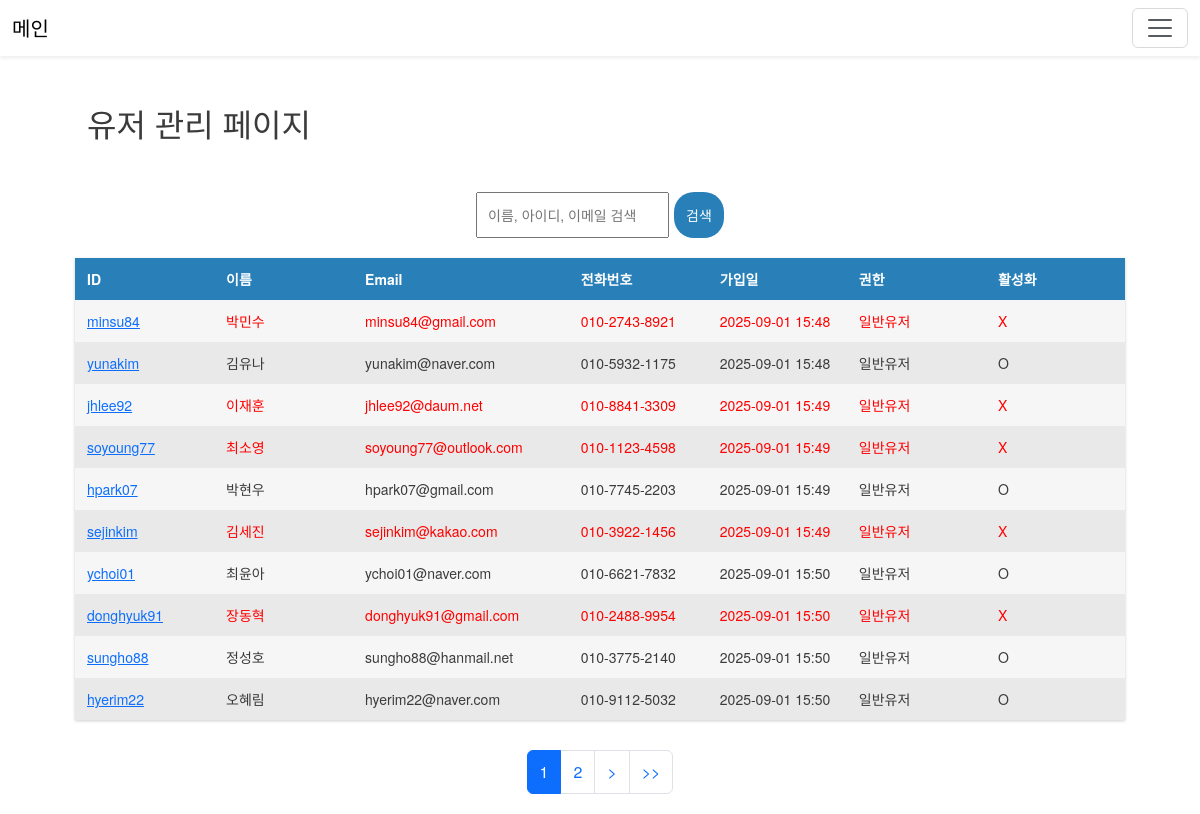
Page /accounts/admin_page/ (signed in) on the committed database.
### accounts/models.py (models this page shows, shortened)
class CustomUser(AbstractUser):
    email = models.EmailField(blank=True, null=True)
    phone = models.CharField(max_length=11)
    name = models.CharField(max_length=50)

### accounts/views.py (the view)
# urls.py: path("admin_page/", views.admin_page, name="admin_page"),
@staff_member_required(login_url="/accounts/login/")
def admin_page(request):
    query = request.GET.get("q", "")
    users = User.objects.all()
    if query:
        users = users.filter(
            Q(username__icontains=query) |
            Q(name__icontains=query) |
            Q(email__icontains=query)
       )
    paginator = Paginator(users, 10)  # 페이지당 10명
    page_number = request.GET.get("page")
    page_obj = paginator.get_page(page_number)
    current_page = page_obj.number
    total_pages = paginator.num_pages
    start_page = max(current_page - 2, 1)
    end_page = min(current_page + 2, total_pages)
    page_range = range(start_page, end_page + 1)
    return render(request, "accounts/admin_page.html", {
        "users": page_obj,     # 목록
        "page_obj": page_obj,  # 페이지네이션 UI용
        "page_range": page_range,
        "query": query,
    })

### second/templates/accounts/admin_page.html (shortened to what this page needs)
{% extends 'base.html' %}
{% load static %}
{% block extra_css %}
<link rel="stylesheet" href="{% static 'css/admin_page.css' %}">
{% endblock %}
{% block content %}
<div class="as">
    <div class="container mt-5">
        <h2>유저 관리 페이지</h2>
    </div>
    <div class="search-wrapper">
        <form method="get" class="search-form">
            <input type="text" name="q" value="{{ query }}" placeholder="이름, 아이디, 이메일 검색">
            <button class="btn11" type="submit">검색</button>
        </form>
    </div>
    <div id="table">
        <div class="row header blue">
            <div class="cell">
                ID
            </div>
            <div class="cell">
                이름
            </div>
            <div class="cell">
                Email
            </div>
            <div class="cell">
                전화번호
            </div>
            <div class="cell">
                가입일
            </div>
            <div class="cell">
                권한
            </div>
            <div class="cell">
                활성화
            </div>
        </div>
        {% for user in users %}
        <div class="row" {% if not user.is_active %} style="color: red" {% endif %}>
            <div class="cell">
                <a href="{% url 'profile_admin' user.id %}">{{ user.username|default:"-" }} </a>
            </div>
            <div class="cell">
                {{ user.name|default:"-" }}
            </div>
            <div class="cell">
                {{ user.email|default:"-" }}
            </div>
            <div class="cell">
                {{ user.phone|default:"-" }}
            </div>
            <div class="cell">
                {{ user.date_joined|date:"Y-m-d H:i"|default:"-" }}
            </div>
            <div class="cell">
                {% if user.is_staff %}
                관리자
                {% else %}
                일반유저
                {% endif %}
            </div>
            <div class="cell">{% if user.is_active %} O {% else %} X {% endif %}</div>
        </div>
        {% empty %}
        <div class="row">
            <div class="cell" colspan="5">
                등록된 사용자가 없습니다
            </div>
        </div>
        {% endfor %}
    </div>
    <br>
    <nav aria-label="Page navigation">
        <ul class="pagination justify-content-center">
            {% for num in page_range %}
            {% if page_obj.number == num %}
            <li class="page-item active"><span class="page-link">{{ num }}</span></li>
            {% else %}
            <li class="page-item"><a class="page-link" href="?page={{ num }}&q={{ query }}">{{ num }}</a></li>
            {% endif %}
            {% endfor %}
            {% if page_obj.has_next %}
            <li class="page-item">
                <a class="page-link" href="?page={{ page_obj.next_page_number }}&q={{ query }}">></a>
            </li>
            {% endif %}
            {% if page_obj.has_next %}
            <li class="page-item">
                <a class="page-link" href="?page={{ page_obj.paginator.num_pages }}&q={{ query }}">>></a>
            </li>
            {% endif %}
        </ul>
    </nav>
</div>
{% endblock %}

### second/templates/base.html (shortened to what this page needs)
<!DOCTYPE html>
<html lang="ko">
<head>
    {% load static %}
    <link rel="stylesheet" href="https://cdn.jsdelivr.net/npm/bootstrap@5.3.7/dist/css/bootstrap.min.css">
    {% block extra_css %}{% endblock %}
</head>
<body>
<nav class="navbar navbar-light bg-light bg-transparent shadow-sm">
    <div class="container-fluid">
        <a class="navbar-brand" href="/">메인</a>
        <div class="toast-container position-fixed top-0 start-50 translate-middle-x p-3">
        </div>
        <button class="navbar-toggler" type="button" data-bs-toggle="offcanvas" data-bs-target="#offcanvasMenu">
            <span class="navbar-toggler-icon"></span>
        </button>
    </div>
</nav>
{% block content %}
{% endblock %}
</body>
</html>

### second/static/css/admin_page.css (style rules this page uses)
body { font-family: 'Helvetica Neue', Helvetica, Arial; font-size: 14px; line-height: 30px; font-weight: 400; color: #3b3b3b; -webkit-font-smoothing: antialiased; font-smoothing: antialiased; }
.as { margin: 20px auto; width: 1050px; }
#table { box-shadow: 0 1px 3px rgba(0, 0, 0, 0.2); display: table; }
.row { display: table-row; background: #f6f6f6; }
.row:nth-of-type(odd) { background: #e9e9e9; }
.row.header { font-weight: 900; color: #ffffff; background: #ea6153; }
.row.blue { background: #2980b9; }
.cell { padding: 6px 12px; display: table-cell; width: 10%; text-align: left; vertical-align: middle; }
.search-wrapper { width: 100%; display: flex; justify-content: center; margin: 50px 0 20px; }
.search-form { display: flex; }
.search-form input { padding: 6px 10px; margin-right: 5px; }
.search-form button { padding: 6px 12px; }
.btn11 { border-radius: 20px; background-color: #2980b9; color: #ffffff; border: none; }

### second/templates/base.html (style rules this page uses)
input, input:focus { outline: none; box-shadow: none; }

### rows in the picture
CustomUser: username "minsu84", name "박민수", email "minsu84@gmail.com", phone "010-2743-8921", date_joined "2025-09-01 15:48", is_staff "일반유저", is_active "X"
CustomUser: username "yunakim", name "김유나", email "yunakim@naver.com", phone "010-5932-1175", date_joined "2025-09-01 15:48", is_staff "일반유저", is_active "O"
CustomUser: username "jhlee92", name "이재훈", email "jhlee92@daum.net", phone "010-8841-3309", date_joined "2025-09-01 15:49", is_staff "일반유저", is_active "X"
CustomUser: username "soyoung77", name "최소영", email "soyoung77@outlook.com", phone "010-1123-4598", date_joined "2025-09-01 15:49", is_staff "일반유저", is_active "X"
CustomUser: username "hpark07", name "박현우", email "hpark07@gmail.com", phone "010-7745-2203", date_joined "2025-09-01 15:49", is_staff "일반유저", is_active "O"
CustomUser: username "sejinkim", name "김세진", email "sejinkim@kakao.com", phone "010-3922-1456", date_joined "2025-09-01 15:49", is_staff "일반유저", is_active "X"
CustomUser: username "ychoi01", name "최윤아", email "ychoi01@naver.com", phone "010-6621-7832", date_joined "2025-09-01 15:50", is_staff "일반유저", is_active "O"
CustomUser: username "donghyuk91", name "장동혁", email "donghyuk91@gmail.com", phone "010-2488-9954", date_joined "2025-09-01 15:50", is_staff "일반유저", is_active "X"
CustomUser: username "sungho88", name "정성호", email "sungho88@hanmail.net", phone "010-3775-2140", date_joined "2025-09-01 15:50", is_staff "일반유저", is_active "O"
CustomUser: username "hyerim22", name "오혜림", email "hyerim22@naver.com", phone "010-9112-5032", date_joined "2025-09-01 15:50", is_staff "일반유저", is_active "O"

### other values in the picture
{{ num }} "1"
{{ num }} "2"
